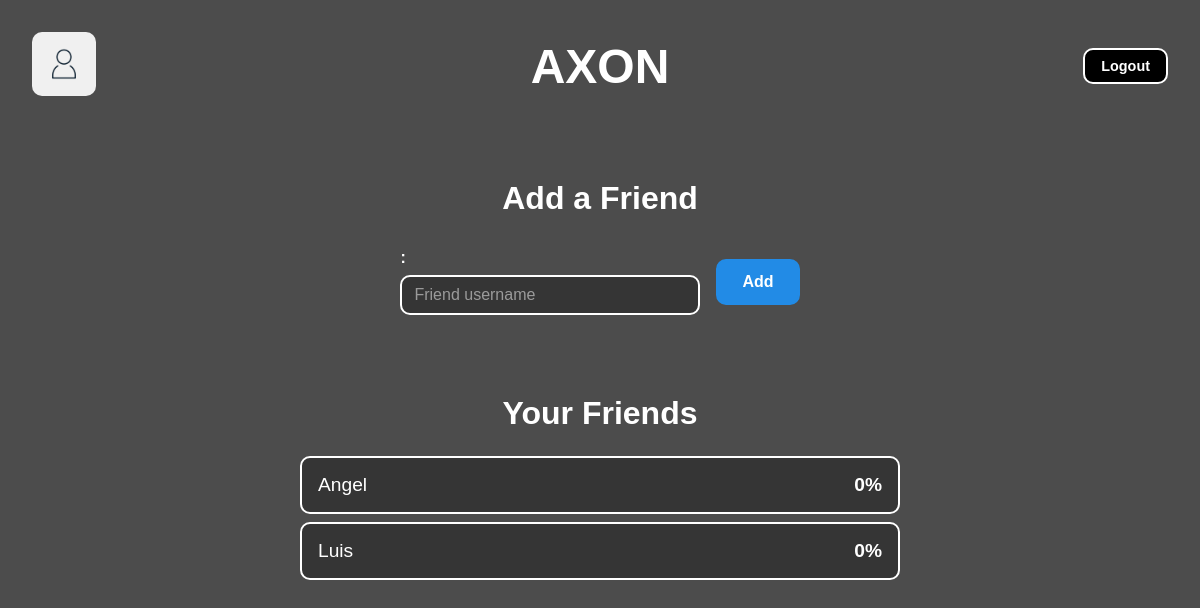
The page /friends (signed in) on the database its author committed.
### tables this page shows
CREATE TABLE user(
            id INTEGER,
            name VARCHAR(30),
            password VARCHAR(10),
            PRIMARY KEY("id" AUTOINCREMENT)
        );

### app.py (the view, shortened to what this page needs)
@app.route('/friends', methods=['GET', 'POST'])
def friends():
    global current_user, error_message
    if current_user == "":
        return redirect("/")
    error_message = ""
    data = request.form
    user_id = user_manager.get_user_id_by_name(current_user)
    friends_list = friend_manager.get_friends(user_id)
    friends_count = len(friends_list)
    friend_scores = []
    for friend in friends_list:
        friend_scores.append(calculate_overall_average(user_manager, user_manager.get_user_id_by_name(friend[0])))
    return render_template('friends.html', friends_list=friends_list, error_message=error_message,
                           friends_count=friends_count, friend_scores=friend_scores)

### friend_manager.py (called while the page is built)
    def get_friends(self, user_id):
        self.cursor.execute(
            "SELECT name FROM user WHERE id IN (SELECT user_id_2 FROM friend WHERE user_id_1=(?))",
            (user_id,)
        )
        return self.cursor.fetchall()

### statistics.py (called while the page is built)
def calculate_overall_average(user_manager, user_id):
    user_answers = user_manager.get_user_answers(user_id)
    scores = [answer[0] for answer in user_answers]
    if len(scores) == 0:
        return "0%"
    total = sum(scores)
    average = (total / len(scores)) * 100
    return str(int(average)) + "%"

### user_manager.py (called while the page is built)
    def get_user_answers(self, user_id):
        self.cursor.execute(
            "SELECT correct_answer, date, question_id FROM answer WHERE user_id=(?)",
            (user_id,)
        )
        return self.cursor.fetchall()

    def get_user_id_by_name(self, username):
        self.cursor.execute("SELECT id FROM user WHERE name=(?)", (username,))
        return self.cursor.fetchone()[0]

### templates/friends.html (shortened to what this page needs)
{% extends "base.html" %}
{% import "components/navbar.html" as nav %}
{% import "components/forms.html" as forms %}
{% import "components/tables.html" as tables %}
{% block extra_css %}
<link rel="stylesheet" href="{{ url_for('static', filename='css/friends.css') }}">
{% endblock %}
{% block content %}
<form method="POST">
    <div class="container">
        {{ nav.render_navbar(current_user) }}
        <div class="main">
            <div class="section-title">
                <h2>Add a Friend</h2>
            </div>
            <div class="add-friend-form">
                {{ forms.render_input('friend_name', '', placeholder='Friend username') }}
                {{ forms.render_button('add_friend', 'Add') }}
            </div>
            <div class="section-title">
                <h2>Your Friends</h2>
            </div>
            {{ tables.render_list(friends_list, friend_scores) }}
        </div>
    </div>
</form>
{% endblock %}

### templates/components/tables.html (shortened to what this page needs)
{% macro render_list(items, scores=None) %}
<div class="list-container">
    {% for item in items %}
        <div class="list-item">
            <span class="list-item-name">{{ item[0] }}</span>
            {% if scores %}
                <span class="list-item-score">{{ scores[loop.index0] }}</span>
            {% endif %}
        </div>
    {% endfor %}
</div>
{% endmacro %}

### static/css/base.css (style rules this page uses)
* { margin: 0; padding: 0; box-sizing: border-box; }
body { background-image: linear-gradient(rgba(0, 0, 0, 0.7), rgba(0, 0, 0, 0.7)), url('../images/background.jpg'); background-size: cover; background-attachment: fixed; font-family: 'Arial', sans-serif; color: white; }
.container { display: flex; flex-direction: column; min-height: 100vh; padding: 1rem; }
.main { display: flex; flex-direction: column; align-items: center; flex: 1; width: 100%; max-width: 1200px; margin: 0 auto; }
.section-title h2 { font-size: 2rem; margin: 2rem 0 1rem 0; text-align: center; }
.list-container { width: 100%; max-width: 600px; }
.list-item { display: flex; justify-content: space-between; align-items: center; padding: 1rem; margin: 0.5rem 0; background-color: rgba(0, 0, 0, 0.3); border: 2px solid white; border-radius: 10px; }
.list-item-name { font-size: 1.2rem; }
.list-item-score { font-size: 1.2rem; font-weight: bold; }

### static/css/friends.css (style rules this page uses)
.add-friend-form { display: flex; gap: 1rem; align-items: center; margin-bottom: 2rem; }

### rows shown on the page
user: name "Angel", scores "0%"
user: name "Luis", scores "0%"

### other values the page prints
{{ value }} "Add"
